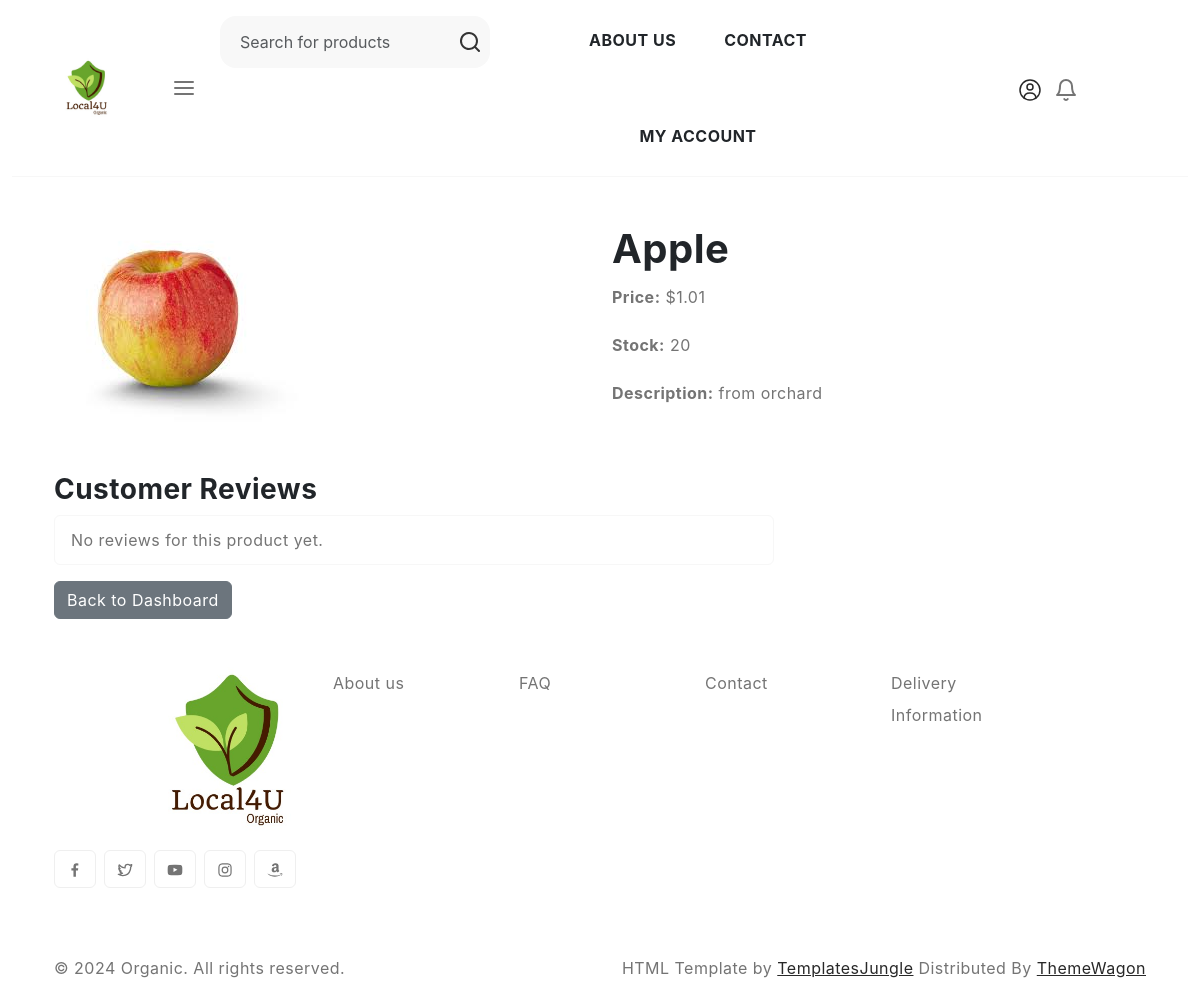
Page /product/farmer/product/1/detail/ (signed in) on the earlier database version.
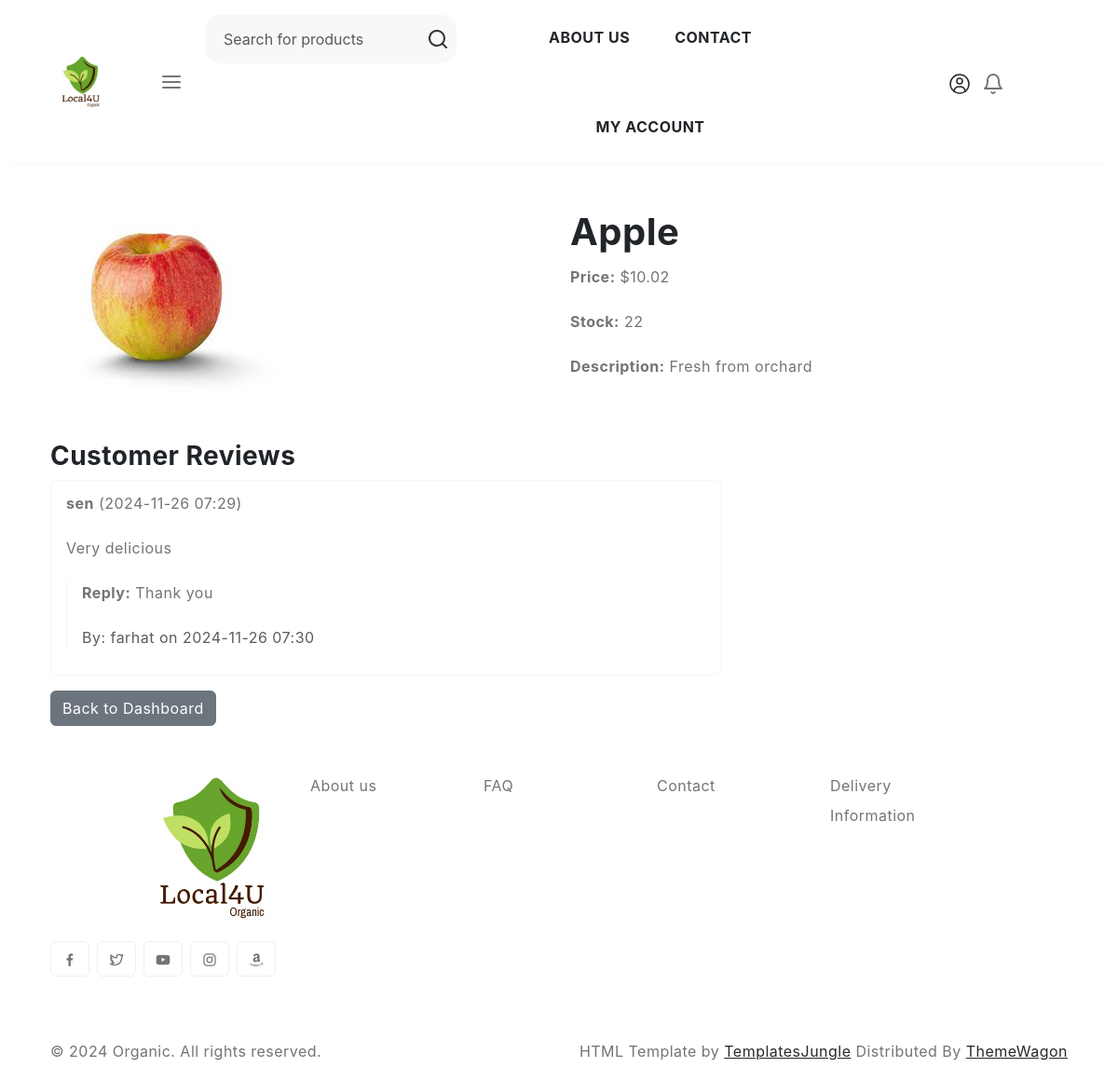
Same page on the later database version.
### product/models.py (models this page shows, shortened)
class Product(models.Model):
    name = models.CharField(max_length=200)  # Name of the product
    description = models.TextField()  # Detailed description of the product
    category = models.ForeignKey(Category, on_delete=models.CASCADE)  # Category to which the product belongs
    price = models.DecimalField(max_digits=10, decimal_places=2)  # Original price of the product
    discounted_price = models.DecimalField(max_digits=10, decimal_places=2, null=True, blank=True)  # Discounted price if applicable
    stock = models.PositiveIntegerField()  # Available stock quantity
    farmer = models.ForeignKey(Farmer, on_delete=models.CASCADE)  # Farmer who owns the product
    created_at = models.DateTimeField(auto_now_add=True)  # Timestamp when the product was added
    updated_at = models.DateTimeField(auto_now=True)  # Timestamp when the product was last updated
    image = models.ImageField(upload_to='product_images/', null=True, blank=True)  # Optional product image

class Review(models.Model):
    product = models.ForeignKey(Product, on_delete=models.CASCADE, related_name='reviews')  # Associated product
    customer = models.ForeignKey(settings.AUTH_USER_MODEL, on_delete=models.CASCADE)  # Customer who wrote the review
    review_text = models.TextField()  # Content of the review
    created_at = models.DateTimeField(auto_now_add=True)  # Timestamp when the review was created

class ReviewReply(models.Model):
    review = models.OneToOneField(Review, on_delete=models.CASCADE, related_name='reply')  # Associated review
    farmer = models.ForeignKey(Farmer, on_delete=models.CASCADE)  # Farmer who replied
    reply_text = models.TextField()  # Content of the reply
    created_at = models.DateTimeField(auto_now_add=True)  # Timestamp when the reply was created

### accounts/models.py (models this page shows, shortened)
class CustomUser(AbstractUser):
    USER_TYPES = (
        ('farmer', 'Farmer'),
        ('customer', 'Customer'),
    )
    full_name = models.CharField(max_length=100, blank=True)
    address = models.CharField(max_length=255)
    contact_number = models.CharField(max_length=15)
    user_type = models.CharField(max_length=10, choices=USER_TYPES)
    profile_picture = models.ImageField(upload_to='static/profile_pictures/', null=True, blank=True)

class Farmer(models.Model):
    user = models.OneToOneField(CustomUser, on_delete=models.CASCADE)

### product/views.py (the view)
# urls.py: path('farmer/product/<int:product_id>/detail/', views.product_detail_farmer, name='product_detail_farmer'),
@login_required
def product_detail_farmer(request, product_id):
    product = get_object_or_404(Product, id=product_id, farmer=request.user.farmer)  # Ensure farmer owns the product
    reviews = product.reviews.all()  # Get all reviews for the product
    if request.method == 'POST':
        if 'reply' in request.POST:  # Handle reply to a review
            review_id = request.POST.get('review_id')
            review = get_object_or_404(Review, id=review_id)
            form = ReviewReplyForm(request.POST)
            if form.is_valid():
                reply = form.save(commit=False)
                reply.review = review  # Associate reply with the review
                reply.farmer = request.user.farmer  # Associate reply with the farmer
                reply.save()
                message = f"{request.user.username} replied to your review on the product: {product.name}"
                Notification.objects.create(
                    recipient=review.customer,
                    message=message
                )
                messages.success(request, "Your reply has been added.")
                return redirect('product_detail_farmer', product_id=product_id)
        else:
            messages.error(request, "Invalid action.")
    else:
        form = ReviewReplyForm()
    return render(request, 'product_detail_farmer.html', {
        'product': product,
        'reviews': reviews,
        'form': form,
    })

### product/forms.py
class ReviewReplyForm(forms.ModelForm):
    class Meta:
        model = ReviewReply
        fields = ['reply_text']
        widgets = {
            'reply_text': forms.Textarea(attrs={'class': 'form-control', 'rows': 3}),
        }
        labels = {
            'reply_text': 'Reply to Review',
        }

### accounts/templatetags/notification_tags.py (called while the page is built)
@register.filter
def unread_notifications(user):
    if user.is_authenticated:
        return user.notifications.filter(is_read=False).count()
    return 0

### order/context_processors.py (called while the page is built)
def cart_data(request):
    return {"cart": request.session.get("cart", {})}

### order/templatetags/cart_filters.py (called while the page is built)
@register.filter
def sum_cart_total(cart_items):
    total = 0
    for item in cart_items:
        total += float(item['price']) * item['quantity']
    return total

@register.filter
def is_not_farmer_or_admin(user):
    return user.is_authenticated and user.user_type not in ['farmer', 'admin']

### product/context_processors.py (called while the page is built)
def category_menu(request):
    categories = Category.objects.all()
    return {'categories': categories}

### templates/product_detail_farmer.html (shortened to what this page needs)
{% extends 'base.html' %}
{% block body_block %}
<div class="container mt-5">
    <div class="row">
        <div class="col-md-6">
            <img src="{{ product.image.url }}" alt="{{ product.name }}" class="img-fluid">
        </div>
        <div class="col-md-6">
            <h1>{{ product.name }}</h1>
            <p><strong>Price:</strong> ${{ product.price }}</p>
            <p><strong>Stock:</strong> {{ product.stock }}</p>
            <p><strong>Description:</strong> {{ product.description }}</p>
        </div>
    </div>
    <div class="row mt-5">
        <div class="col-md-8">
            <h3>Customer Reviews</h3>
            <ul class="list-group">
                {% for review in reviews %}
                <li class="list-group-item">
                    <p><strong>{{ review.customer.username }}</strong> ({{ review.created_at|date:"Y-m-d H:i" }})</p>
                    <p>{{ review.review_text }}</p>
                    {% if review.reply %}
                        <div class="border-start ps-3 mt-3">
                            <p><strong>Reply:</strong> {{ review.reply.reply_text }}</p>
                            <p class="text-muted">By: {{ review.reply.farmer.user.username }} on {{ review.reply.created_at|date:"Y-m-d H:i" }}</p>
                        </div>
                    {% endif %}
                </li>
                {% empty %}
                <li class="list-group-item">No reviews for this product yet.</li>
                {% endfor %}
            </ul>
        </div>
    </div>
    <a href="{% url 'farmer_dashboard' %}" class="btn btn-secondary mt-3">Back to Dashboard</a>
</div>
{% endblock %}

Differences in the rows shown:
changed Product "Apple": price "1.01" → "10.02"; stock "20" → "22"; description "from orchard" → "Fresh from orchard"
added Review: customer.username "sen", created_at "2024-11-26 07:29", review_text "Very delicious", reply.reply_text "Thank you", reply.farmer.user.username "farhat", reply.created_at "2024-11-26 07:30"
Other differences:
text no longer shown: "No reviews for this product yet."
